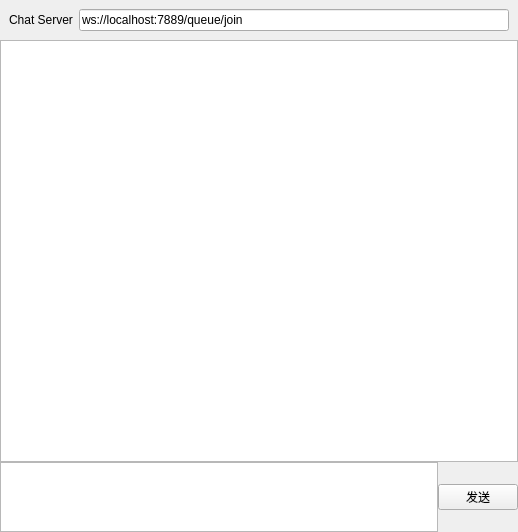
<?xml version="1.0" encoding="UTF-8"?>
<ui version="4.0">
 <class>ModelChat</class>
 <widget class="QWidget" name="ModelChat">
  <property name="geometry">
   <rect>
    <x>0</x>
    <y>0</y>
    <width>518</width>
    <height>532</height>
   </rect>
  </property>
  <property name="windowTitle">
   <string>内容感知</string>
  </property>
  <layout class="QVBoxLayout" name="verticalLayout">
   <property name="spacing">
    <number>0</number>
   </property>
   <property name="leftMargin">
    <number>0</number>
   </property>
   <property name="topMargin">
    <number>0</number>
   </property>
   <property name="rightMargin">
    <number>0</number>
   </property>
   <property name="bottomMargin">
    <number>0</number>
   </property>
   <item>
    <widget class="QWidget" name="widget_2" native="true">
     <layout class="QHBoxLayout" name="horizontalLayout_2">
      <item>
       <widget class="QLabel" name="label">
        <property name="text">
         <string>Chat Server</string>
        </property>
       </widget>
      </item>
      <item>
       <widget class="QLineEdit" name="lineEdit">
        <property name="text">
         <string>ws://localhost:7889/queue/join</string>
        </property>
       </widget>
      </item>
     </layout>
    </widget>
   </item>
   <item>
    <widget class="QListWidget" name="listWidget">
     <property name="sizePolicy">
      <sizepolicy hsizetype="Preferred" vsizetype="Expanding">
       <horstretch>0</horstretch>
       <verstretch>0</verstretch>
      </sizepolicy>
     </property>
     <property name="verticalScrollBarPolicy">
      <enum>Qt::ScrollBarPolicy::ScrollBarAsNeeded</enum>
     </property>
     <property name="horizontalScrollBarPolicy">
      <enum>Qt::ScrollBarPolicy::ScrollBarAlwaysOff</enum>
     </property>
     <property name="selectionMode">
      <enum>QAbstractItemView::SelectionMode::NoSelection</enum>
     </property>
     <property name="wordWrap">
      <bool>true</bool>
     </property>
    </widget>
   </item>
   <item>
    <widget class="QWidget" name="widget" native="true">
     <property name="sizePolicy">
      <sizepolicy hsizetype="Preferred" vsizetype="Minimum">
       <horstretch>0</horstretch>
       <verstretch>0</verstretch>
      </sizepolicy>
     </property>
     <property name="maximumSize">
      <size>
       <width>16777215</width>
       <height>16777215</height>
      </size>
     </property>
     <layout class="QHBoxLayout" name="horizontalLayout">
      <property name="spacing">
       <number>0</number>
      </property>
      <property name="leftMargin">
       <number>0</number>
      </property>
      <property name="topMargin">
       <number>0</number>
      </property>
      <property name="rightMargin">
       <number>0</number>
      </property>
      <property name="bottomMargin">
       <number>0</number>
      </property>
      <item>
       <widget class="QTextEdit" name="textEdit">
        <property name="sizePolicy">
         <sizepolicy hsizetype="Expanding" vsizetype="Preferred">
          <horstretch>0</horstretch>
          <verstretch>0</verstretch>
         </sizepolicy>
        </property>
       </widget>
      </item>
      <item>
       <widget class="QPushButton" name="sendButton">
        <property name="text">
         <string>发送</string>
        </property>
       </widget>
      </item>
     </layout>
    </widget>
   </item>
  </layout>
 </widget>
 <resources/>
 <connections/>
</ui>
